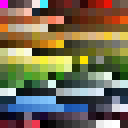
#> input picture 2d/gpu-swap/Color-Sorting/Color-Sorting/palette.bmp, 16 x 16 px (shown 8 times larger)
$ python generate_big_palette.py
#> lines starting #> are read from the running program, lines starting #| are printed output that depends on the picture
from PIL import Image
import numpy as np


def main(duplicates_width, duplicates_height):
#> called with duplicates_width = 160, duplicates_height = 90
	img = Image.open('palette.bmp')
#> img is the input picture: PIL image 16x16 P; mean R, G, B 115.4, 107.1, 83
	img_w, img_h = img.size
#> img_w = 16; img_h = 16

	background = Image.new('RGB', (img_w * duplicates_width, img_h * duplicates_height))
#> background: PIL image 2560x1440 RGB; every value is 0

	for duplicate_height in range(duplicates_height):
		for duplicate_width in range(duplicates_width):
			offset = (16 * duplicate_width, 16 * duplicate_height)
			background.paste(img, offset)
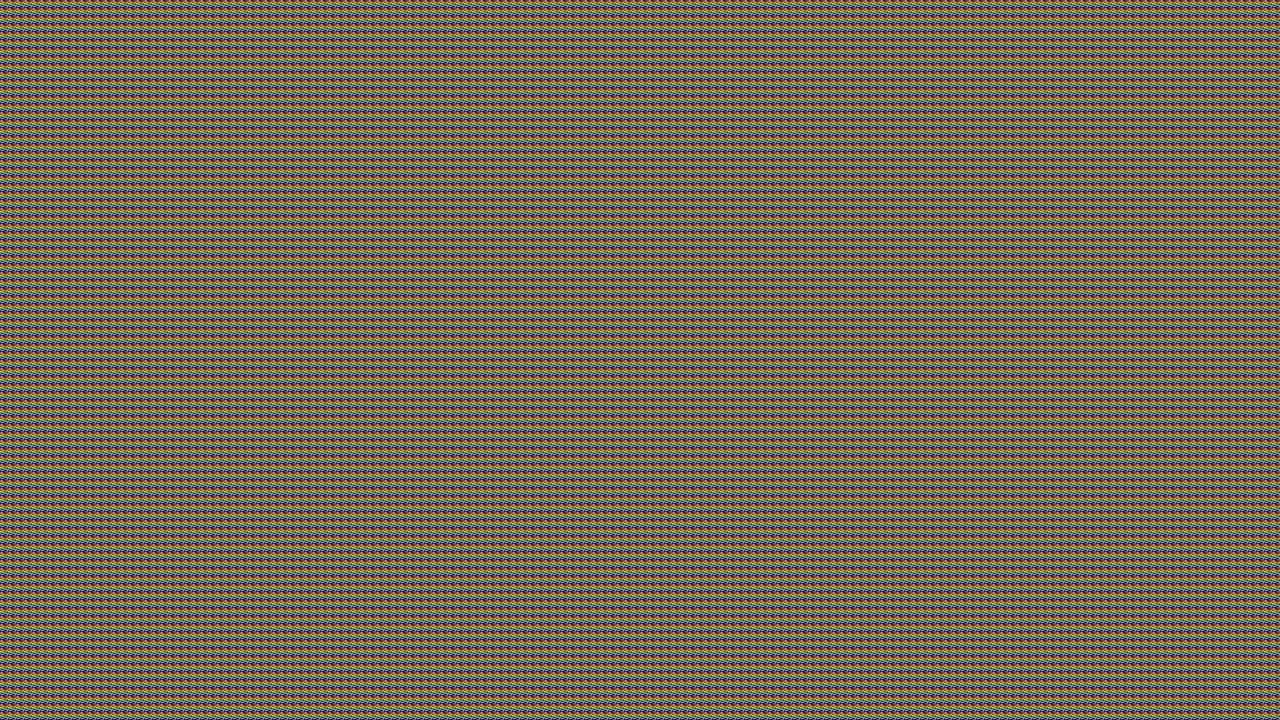
#> background: PIL image 2560x1440 RGB (shown at 1/2 size); mean R, G, B 115.4, 107.1, 83

	background_px = np.reshape(background.getdata(), (background.width * background.height, 3))

	np.random.shuffle(background_px)

	background_px = np.reshape(background_px, (background.height, background.width, 3))
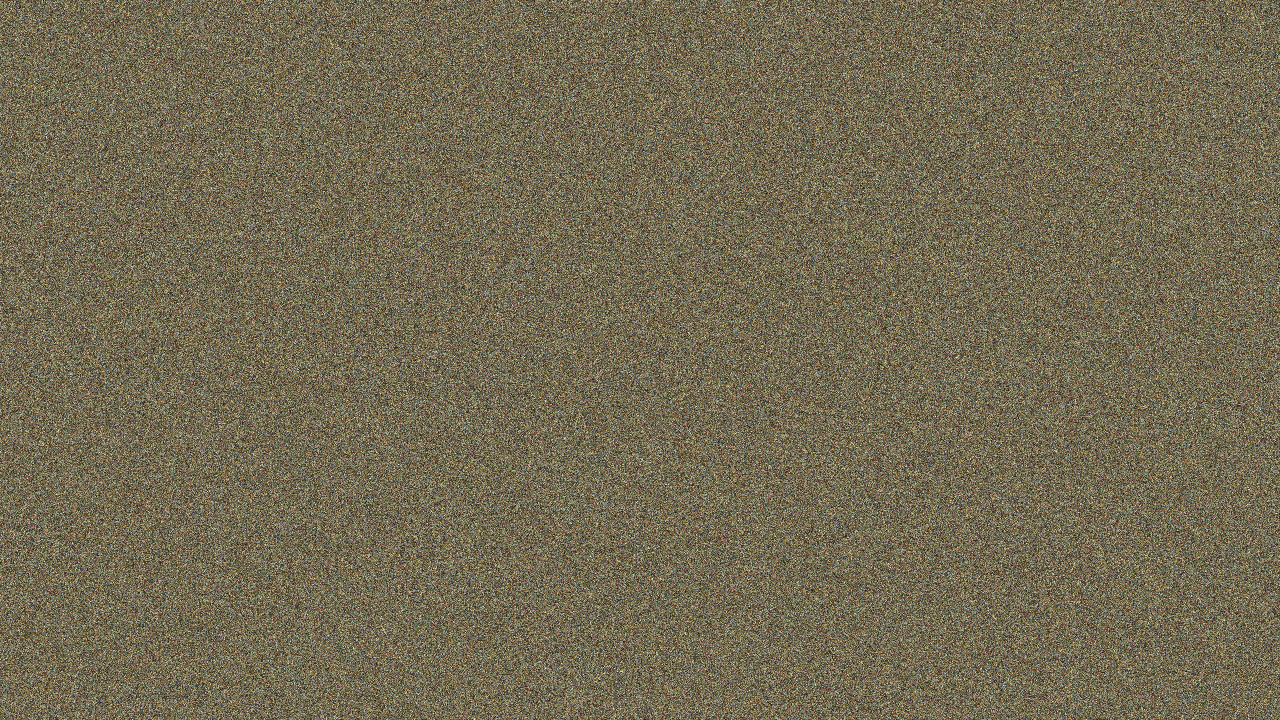
#> background_px: shape (1440, 2560, 3) int64 (shown at 1/2 size); mean R, G, B 115.4, 107.1, 83

	res = Image.fromarray(background_px.astype('uint8'))

	res.save('big-palette.png')


if __name__ == "__main__":
	main(160, 90)
